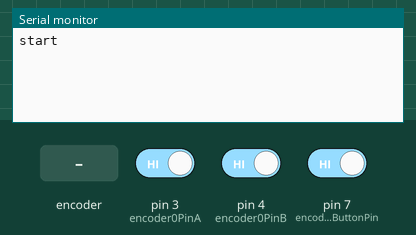
This sketch was run on a simulated Arduino Uno, built with avr-gcc and run on an emulated ATmega328P. On the bench: the last lines printed to the serial monitor. Inputs (shaded band) come from the test bench; at power-on: pin 7 (encoder0ButtonPin) HIGH, pin 3 (encoder0PinA) HIGH, pin 4 (encoder0PinB) HIGH.

Above: at 1.2 s.
1.3 s: rotary encoder on pin 3 (encoder0PinA) / pin 4 (encoder0PinB) turned 1 step (first pin leading)
At 2.1 s:
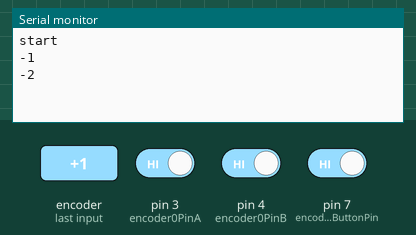
3.0 s: pin 7 (encoder0ButtonPin) driven LOW
At 3.07 s:
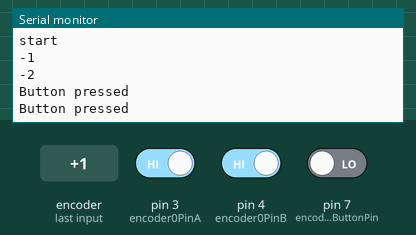
4.9 s: rotary encoder on pin 3 (encoder0PinA) / pin 4 (encoder0PinB) turned 1 step (first pin leading)
Timing chart, 0 to 7.9 s (numbered marks = the images above; inputs shaded):
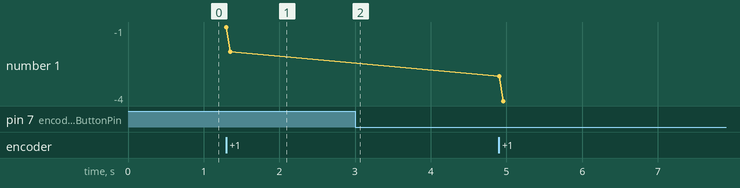

The sketch:

test_rotary_encoder.ino
```cpp
/* read a rotary encoder with interrupts
   Encoder hooked up with common to GROUND,
   encoder0PinA to pin 2, encoder0PinB to pin 4 (or pin 3 see below)
   it doesn't matter which encoder pin you use for A or B

   uses Arduino pullups on A & B channel outputs
   turning on the pullups saves having to hook up resistors
   to the A & B channel outputs

*/

// Connect rotary encoder the following way
// where three pins: left and right goes to ports AB, middle is GND
// Button - one pin goes to GND, second to digital input

#define encoder0PinA  3
#define encoder0PinB  4
#define encoder0ButtonPin 7

volatile int encoder0Pos = 0;
volatile int encoderPosPrev = 0;
byte encoderStatus;
byte pinReading;

void setup() {


  pinMode(encoder0PinA, INPUT);
  digitalWrite(encoder0PinA, HIGH);       // turn on pullup resistor
  pinMode(encoder0PinB, INPUT);
  digitalWrite(encoder0PinB, HIGH);       // turn on pullup resistor
  pinMode(encoder0ButtonPin, INPUT);
  digitalWrite(encoder0ButtonPin, HIGH);       // turn on pullup resistor

  attachInterrupt(digitalPinToInterrupt(encoder0PinA), doEncoder, CHANGE);  // encoder pin on interrupt 0 - pin 2
  Serial.begin (115200);
  Serial.println("start");                // a personal quirk

}

void loop(){
   if (encoder0Pos != encoderPosPrev) {
    Serial.println(encoder0Pos, DEC);
    encoderPosPrev = encoder0Pos;
   }
   if (!digitalRead(encoder0ButtonPin)) {
    Serial.println(F("Button pressed"));
   }
   delay(50);
}

void doEncoder() {
  /* If pinA and pinB are both high or both low, it is spinning
   * forward. If they're different, it's going backward.
   *
   * For more information on speeding up this process, see
   * [Reference/PortManipulation], specifically the PIND register.
   */
  if (digitalRead(encoder0PinA) == digitalRead(encoder0PinB)) {
    encoder0Pos++;
  } else {
    encoder0Pos--;
  }
}
```

Measured:
- after the input at 1.3 s, the serial monitor: prints a new line at once (image 1)
- after the input at 3.0 s, the serial monitor: prints a new line at once (image 2)
- plotted number 1: -2 → -4 after the input at 4.9 s
